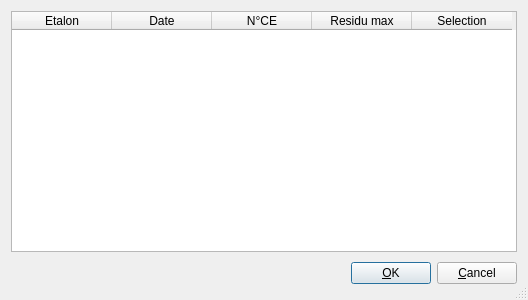
<?xml version="1.0" encoding="UTF-8"?>
<ui version="4.0">
 <class>Select_CE</class>
 <widget class="QDialog" name="Select_CE">
  <property name="geometry">
   <rect>
    <x>0</x>
    <y>0</y>
    <width>528</width>
    <height>300</height>
   </rect>
  </property>
  <property name="windowTitle">
   <string>Selection des CE</string>
  </property>
  <property name="sizeGripEnabled">
   <bool>true</bool>
  </property>
  <layout class="QVBoxLayout" name="verticalLayout">
   <item>
    <widget class="QTableWidget" name="tableWidget">
     <property name="sortingEnabled">
      <bool>true</bool>
     </property>
     <column>
      <property name="text">
       <string>Etalon</string>
      </property>
     </column>
     <column>
      <property name="text">
       <string>Date</string>
      </property>
     </column>
     <column>
      <property name="text">
       <string>N°CE</string>
      </property>
     </column>
     <column>
      <property name="text">
       <string>Residu max</string>
      </property>
     </column>
     <column>
      <property name="text">
       <string>Selection</string>
      </property>
     </column>
    </widget>
   </item>
   <item>
    <layout class="QHBoxLayout">
     <property name="spacing">
      <number>6</number>
     </property>
     <property name="margin">
      <number>0</number>
     </property>
     <item>
      <spacer>
       <property name="orientation">
        <enum>Qt::Horizontal</enum>
       </property>
       <property name="sizeHint" stdset="0">
        <size>
         <width>131</width>
         <height>31</height>
        </size>
       </property>
      </spacer>
     </item>
     <item>
      <widget class="QPushButton" name="okButton">
       <property name="text">
        <string>&amp;OK</string>
       </property>
      </widget>
     </item>
     <item>
      <widget class="QPushButton" name="cancelButton">
       <property name="text">
        <string>&amp;Cancel</string>
       </property>
      </widget>
     </item>
    </layout>
   </item>
  </layout>
 </widget>
 <resources/>
 <connections>
  <connection>
   <sender>okButton</sender>
   <signal>clicked()</signal>
   <receiver>Select_CE</receiver>
   <slot>accept()</slot>
   <hints>
    <hint type="sourcelabel">
     <x>278</x>
     <y>253</y>
    </hint>
    <hint type="destinationlabel">
     <x>96</x>
     <y>254</y>
    </hint>
   </hints>
  </connection>
  <connection>
   <sender>cancelButton</sender>
   <signal>clicked()</signal>
   <receiver>Select_CE</receiver>
   <slot>reject()</slot>
   <hints>
    <hint type="sourcelabel">
     <x>369</x>
     <y>253</y>
    </hint>
    <hint type="destinationlabel">
     <x>179</x>
     <y>282</y>
    </hint>
   </hints>
  </connection>
 </connections>
</ui>
